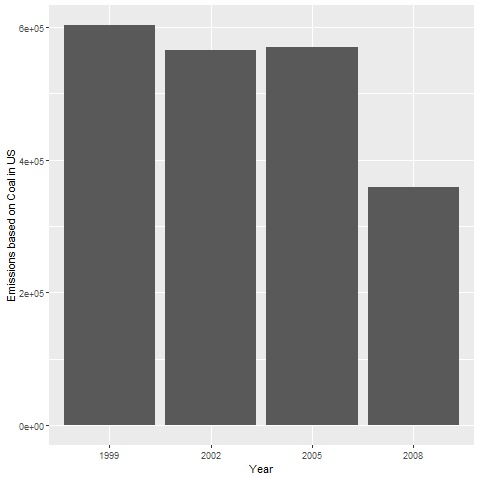

The script that saved this image:
#Reading the files

data <- readRDS(choose.files())
SCC <- readRDS(choose.files())

dataSCC <- merge(data, SCC, by = "SCC")

#Checking the Col Names and the type of variables in the data frame 

colnames(data)
str(data)

#Subset
match <- grepl("coal", dataSCC$Short.Name, ignore.case = T)
dataMatch <- dataSCC[match,]

#data
aggData <- aggregate(Emissions ~ year, dataMatch, sum)

png("Course4.png")
plot4 <- ggplot(aggData, aes(factor(year), Emissions))
plot4 <- plot4 + geom_bar(stat = "identity") + xlab("Year") + ylab("Emissions based on Coal in US")
print(plot4)
dev.off()